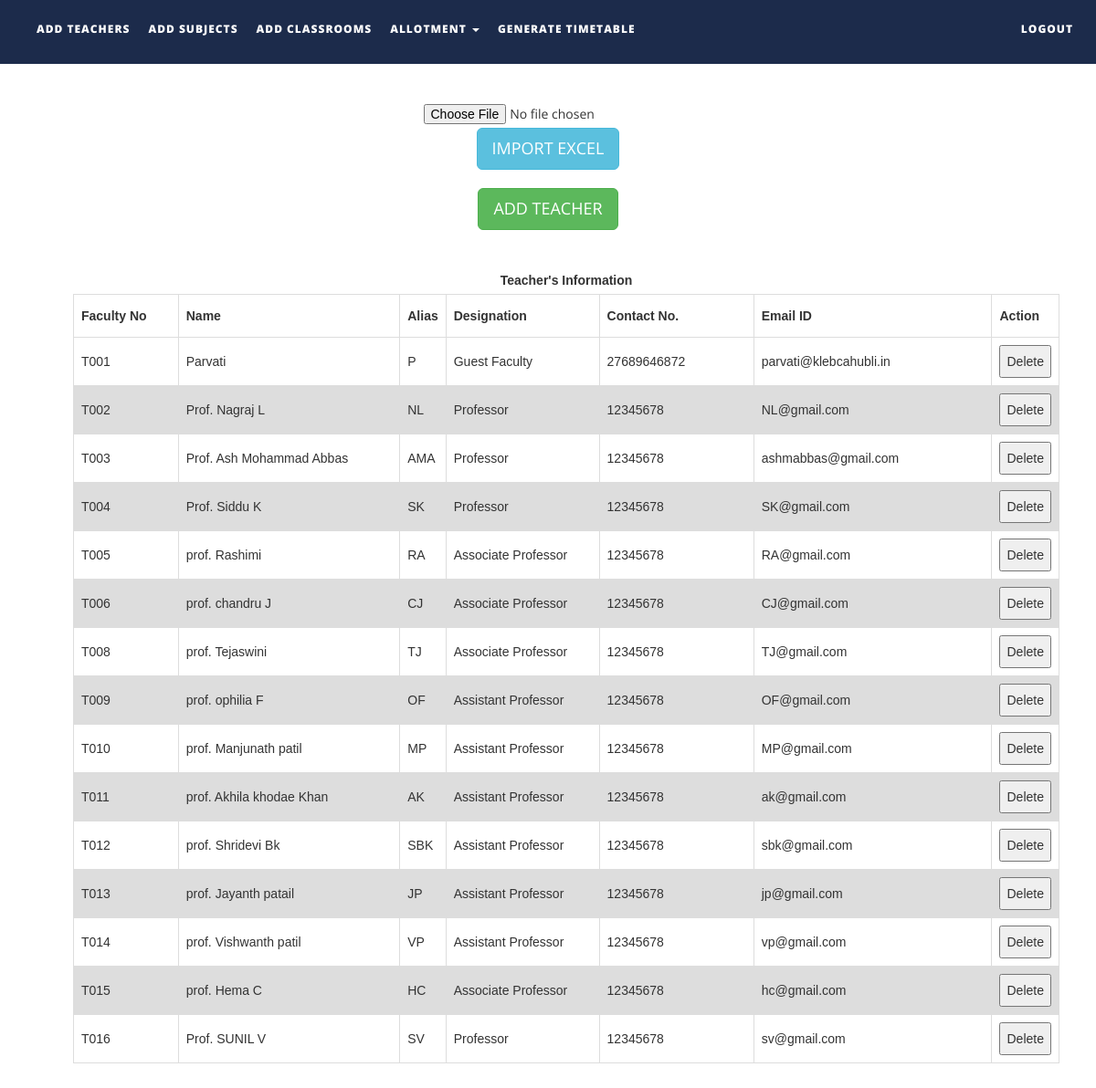
The app's page /files/addteachers.php with its own data.
### tables this page shows
CREATE TABLE `teachers` (
  `faculty_number` varchar(10) NOT NULL,
  `name` text NOT NULL,
  `alias` varchar(10) NOT NULL,
  `designation` varchar(30) NOT NULL,
  `contact_number` varchar(15) NOT NULL,
  `emailid` varchar(50) NOT NULL
);

### files/addteachers.php (the view, shortened to what this page needs)
<!DOCTYPE html>
<html xmlns="http://www.w3.org/1999/xhtml">
<head>
    <link href="assets/css/bootstrap.css" rel="stylesheet"/>
    <link href="assets/css/font-awesome.min.css" rel="stylesheet"/>
    <link href="assets/css/flexslider.css" rel="stylesheet"/>
    <link href="assets/css/style.css" rel="stylesheet"/>
</head>
<body>
<div class="navbar navbar-inverse navbar-fixed-top " id="menu">
    <div class="container">
        <div class="navbar-collapse collapse move-me">
            <ul class="nav navbar-nav navbar-left">
                <li><a href="addteachers.php">ADD TEACHERS</a></li>
                <li><a href="addsubjects.php">ADD SUBJECTS</a></li>
                <li><a href="addclassrooms.php">ADD CLASSROOMS</a></li>
                <li class="dropdown"><a class="dropdown-toggle" data-toggle="dropdown" aria-expanded="false">ALLOTMENT
                        <span class="caret"></span></a>
                </li>
                <li><a href="generatetimetable.php">GENERATE TIMETABLE</a></li>
            </ul>
            <ul class="nav navbar-nav navbar-right">
                <li><a href="index.php">LOGOUT</a></li>
            </ul>
        </div>
    </div>
</div>
<br>
<div align="center" style="margin-top:80px">
    <form name="import" method="post" enctype="multipart/form-data">
        <input type="file" name="file"/>
        <input type="submit" name="teacherexcel" id="teacherexcel" class="btn btn-info btn-lg" value="IMPORT EXCEL"/>
    </form>
</div>
<div align="center" style="margin-top:20px">
    <button id="teachermanual" class="btn btn-success btn-lg">ADD TEACHER</button>
</div>
<div>
    <br>
    <table id=teacherstable style="margin-left: 80px">
        <caption><strong>Teacher's Information </strong></caption>
        <tr>
            <th width="130">Faculty No</th>
            <th width=290>Name</th>
            <th width=50>Alias</th>
            <th width="190">Designation</th>
            <th width="190">Contact No.</th>
            <th width="290">Email ID</th>
            <th width="40">Action</th>
        </tr>
        <tbody>
        <?php
        $q = mysqli_query(mysqli_connect("localhost", "root", "", "ttms2"),
            "SELECT * FROM teachers ORDER BY faculty_number ASC");
        while ($row = mysqli_fetch_assoc($q)) {
            echo "<tr><td>{$row['faculty_number']}</td>
                    <td>{$row['name']}</td>
                    <td>{$row['alias']}</td>
                    <td>{$row['designation']}</td>
                    <td>{$row['contact_number']}</td>
                    <td>{$row['emailid']}</td>
                   <td>
                    <button>Delete</button></td>
                    </tr>\n";
        }
        ?>
        </tbody>
    </table>
</div>
<br>
</body>
</html>

### files/assets/css/style.css (style rules this page uses)
#menu { background-color: rgba(28, 43, 75, 1); color: #fff; font-size: 12px; font-weight: 900; letter-spacing: 1px; min-height: 70px; }
.navbar-inverse { border-color: transparent; }
.navbar-inverse .navbar-nav > li > a, .navbar-inverse .navbar-nav > li > a:hover { color: #FFF; padding: 22px 10px; }

### files/addteachers.php (style rules this page uses)
table { margin-top: 10px; font-family: arial, sans-serif; border-collapse: collapse; margin-left: 30px; width: 90%; }
td, th { border: 1px solid #dddddd; text-align: left; padding: 8px; }
tr:nth-child(even) { background-color: #dddddd; }

### records on screen
teachers: faculty_number "T001", name "Parvati", alias "P", designation "Guest Faculty", contact_number "27689646872", emailid "parvati@klebcahubli.in"
teachers: faculty_number "T002", name "Prof. Nagraj L", alias "NL", designation "Professor", contact_number "12345678", emailid "NL@gmail.com"
teachers: faculty_number "T003", name "Prof. Ash Mohammad Abbas", alias "AMA", designation "Professor", contact_number "12345678", emailid "ashmabbas@gmail.com"
teachers: faculty_number "T004", name "Prof. Siddu K", alias "SK", designation "Professor", contact_number "12345678", emailid "SK@gmail.com"
teachers: faculty_number "T005", name "prof. Rashimi", alias "RA", designation "Associate Professor", contact_number "12345678", emailid "RA@gmail.com"
teachers: faculty_number "T006", name "prof. chandru J", alias "CJ", designation "Associate Professor", contact_number "12345678", emailid "CJ@gmail.com"
teachers: faculty_number "T008", name "prof. Tejaswini", alias "TJ", designation "Associate Professor", contact_number "12345678", emailid "TJ@gmail.com"
teachers: faculty_number "T009", name "prof. ophilia F", alias "OF", designation "Assistant Professor", contact_number "12345678", emailid "OF@gmail.com"
teachers: faculty_number "T010", name "prof. Manjunath patil", alias "MP", designation "Assistant Professor", contact_number "12345678", emailid "MP@gmail.com"
teachers: faculty_number "T011", name "prof. Akhila khodae Khan", alias "AK", designation "Assistant Professor", contact_number "12345678", emailid "ak@gmail.com"
teachers: faculty_number "T012", name "prof. Shridevi Bk", alias "SBK", designation "Assistant Professor", contact_number "12345678", emailid "sbk@gmail.com"
teachers: faculty_number "T013", name "prof. Jayanth patail", alias "JP", designation "Assistant Professor", contact_number "12345678", emailid "jp@gmail.com"
teachers: faculty_number "T014", name "prof. Vishwanth patil", alias "VP", designation "Assistant Professor", contact_number "12345678", emailid "vp@gmail.com"
teachers: faculty_number "T015", name "prof. Hema C", alias "HC", designation "Associate Professor", contact_number "12345678", emailid "hc@gmail.com"
teachers: faculty_number "T016", name "Prof. SUNIL V", alias "SV", designation "Professor", contact_number "12345678", emailid "sv@gmail.com"
